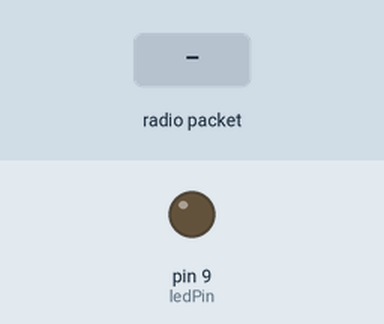
Simulated run of this sketch. Board: Arduino Uno, built with avr-gcc and run on an emulated ATmega328P. Shown: output pins drawn as LEDs (lit = HIGH). The test bench sets the inputs (shaded band). No radio packets arrive unless stated.

Above: at 1.2 s.
1.3 s: radio packet "1" arrives
At 1.6 s:
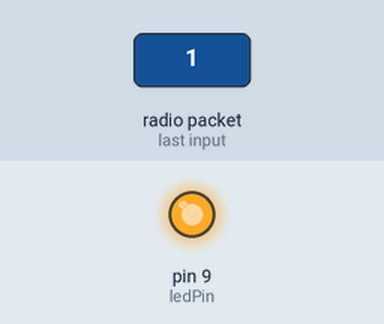
2.8 s: radio packet "0" arrives
At 4.0 s:
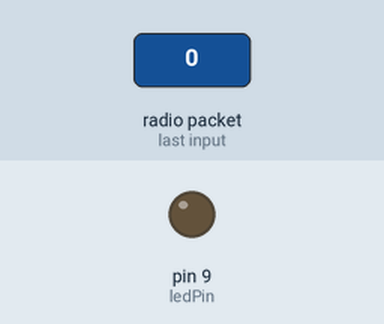
Timing chart, 0 to 5.8 s (numbered marks = the images above; inputs shaded):
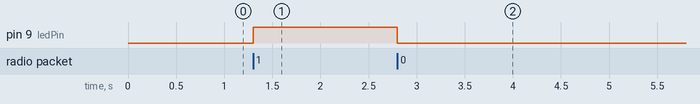

Measured:
- after the input at 1.3 s, pin 9 (ledPin): LOW → HIGH at once
- after the input at 2.8 s, pin 9 (ledPin): HIGH → LOW at once

The sketch:

Receiver_Code_Library.ino
```cpp
#include <VirtualWire.h>
const int ledPin = 9;
const int datain = 12;
void setup()
{
    vw_set_ptt_inverted(true);
    vw_set_rx_pin(datain);
    vw_setup(2000);
    pinMode(ledPin, OUTPUT);
    vw_rx_start();
}
    void loop()
{
    uint8_t buf[VW_MAX_MESSAGE_LEN];
    uint8_t buflen = VW_MAX_MESSAGE_LEN;

    if (vw_get_message(buf, &buflen))
    {
      if(buf[0]=='1')
      {
       digitalWrite(ledPin,HIGH);
      }
      if(buf[0]=='0')
      {
       digitalWrite(ledPin,LOW);
      }
    }
}
```
